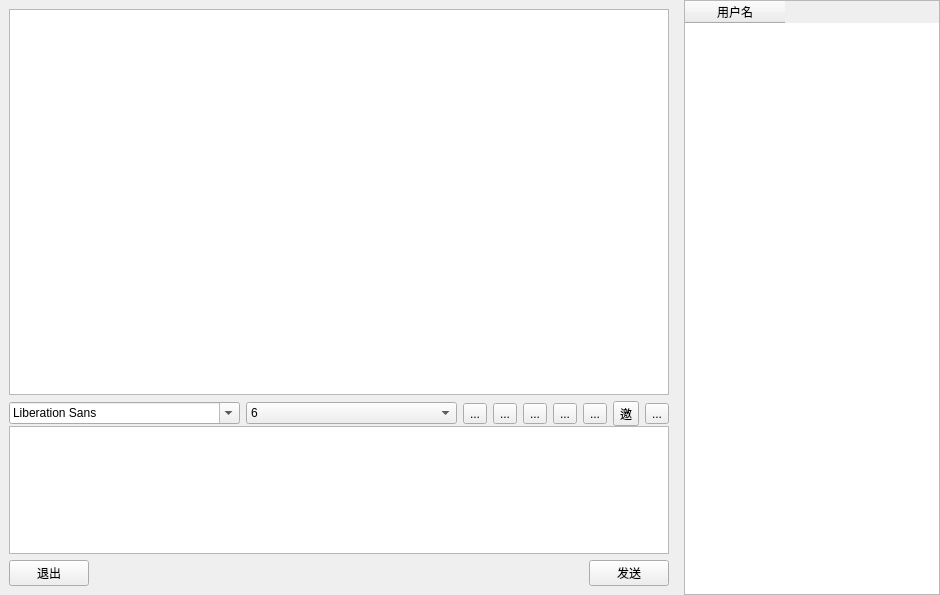
<?xml version="1.0" encoding="UTF-8"?>
<ui version="4.0">
 <class>Widget</class>
 <widget class="QWidget" name="Widget">
  <property name="geometry">
   <rect>
    <x>0</x>
    <y>0</y>
    <width>940</width>
    <height>595</height>
   </rect>
  </property>
  <property name="windowTitle">
   <string>Widget</string>
  </property>
  <layout class="QHBoxLayout" name="horizontalLayout_5">
   <property name="leftMargin">
    <number>0</number>
   </property>
   <property name="topMargin">
    <number>0</number>
   </property>
   <property name="rightMargin">
    <number>0</number>
   </property>
   <property name="bottomMargin">
    <number>0</number>
   </property>
   <item>
    <widget class="QWidget" name="widget_8" native="true">
     <layout class="QHBoxLayout" name="horizontalLayout_4">
      <property name="leftMargin">
       <number>0</number>
      </property>
      <property name="topMargin">
       <number>0</number>
      </property>
      <property name="rightMargin">
       <number>0</number>
      </property>
      <property name="bottomMargin">
       <number>0</number>
      </property>
      <item>
       <widget class="QWidget" name="widget_2" native="true">
        <layout class="QVBoxLayout" name="verticalLayout_4">
         <item>
          <widget class="QWidget" name="widget_5" native="true">
           <layout class="QVBoxLayout" name="verticalLayout_3">
            <property name="spacing">
             <number>0</number>
            </property>
            <property name="leftMargin">
             <number>0</number>
            </property>
            <property name="topMargin">
             <number>0</number>
            </property>
            <property name="rightMargin">
             <number>0</number>
            </property>
            <property name="bottomMargin">
             <number>0</number>
            </property>
            <item>
             <widget class="QWidget" name="widget_3" native="true">
              <layout class="QVBoxLayout" name="verticalLayout">
               <property name="leftMargin">
                <number>0</number>
               </property>
               <property name="topMargin">
                <number>0</number>
               </property>
               <property name="rightMargin">
                <number>0</number>
               </property>
               <property name="bottomMargin">
                <number>0</number>
               </property>
               <item>
                <widget class="QWidget" name="widget" native="true">
                 <layout class="QHBoxLayout" name="horizontalLayout">
                  <property name="leftMargin">
                   <number>0</number>
                  </property>
                  <property name="topMargin">
                   <number>0</number>
                  </property>
                  <property name="rightMargin">
                   <number>0</number>
                  </property>
                  <property name="bottomMargin">
                   <number>0</number>
                  </property>
                  <item>
                   <widget class="QTextBrowser" name="MsgBrowser">
                    <property name="sizePolicy">
                     <sizepolicy hsizetype="Expanding" vsizetype="MinimumExpanding">
                      <horstretch>0</horstretch>
                      <verstretch>0</verstretch>
                     </sizepolicy>
                    </property>
                   </widget>
                  </item>
                 </layout>
                </widget>
               </item>
               <item>
                <widget class="QFrame" name="frame_2">
                 <property name="frameShape">
                  <enum>QFrame::Shape::NoFrame</enum>
                 </property>
                 <layout class="QHBoxLayout" name="horizontalLayout_2">
                  <property name="leftMargin">
                   <number>0</number>
                  </property>
                  <property name="topMargin">
                   <number>0</number>
                  </property>
                  <property name="rightMargin">
                   <number>0</number>
                  </property>
                  <property name="bottomMargin">
                   <number>0</number>
                  </property>
                  <item>
                   <widget class="QFontComboBox" name="fontComboBox"/>
                  </item>
                  <item>
                   <widget class="QComboBox" name="sizeBox">
                    <item>
                     <property name="text">
                      <string>6</string>
                     </property>
                    </item>
                    <item>
                     <property name="text">
                      <string>7</string>
                     </property>
                    </item>
                    <item>
                     <property name="text">
                      <string>8</string>
                     </property>
                    </item>
                    <item>
                     <property name="text">
                      <string>9</string>
                     </property>
                    </item>
                    <item>
                     <property name="text">
                      <string>10</string>
                     </property>
                    </item>
                    <item>
                     <property name="text">
                      <string>11</string>
                     </property>
                    </item>
                    <item>
                     <property name="text">
                      <string>12</string>
                     </property>
                    </item>
                    <item>
                     <property name="text">
                      <string>13</string>
                     </property>
                    </item>
                    <item>
                     <property name="text">
                      <string>14</string>
                     </property>
                    </item>
                    <item>
                     <property name="text">
                      <string>15</string>
                     </property>
                    </item>
                    <item>
                     <property name="text">
                      <string>16</string>
                     </property>
                    </item>
                   </widget>
                  </item>
                  <item>
                   <widget class="QToolButton" name="strongButton">
                    <property name="toolTip">
                     <string>加粗</string>
                    </property>
                    <property name="text">
                     <string>...</string>
                    </property>
                    <property name="icon">
                     <iconset resource="log.qrc">
                      <normaloff>:/Header/images/strong.png</normaloff>:/Header/images/strong.png</iconset>
                    </property>
                    <property name="iconSize">
                     <size>
                      <width>24</width>
                      <height>19</height>
                     </size>
                    </property>
                    <property name="checkable">
                     <bool>true</bool>
                    </property>
                   </widget>
                  </item>
                  <item>
                   <widget class="QToolButton" name="underlineButton">
                    <property name="toolTip">
                     <string>下划线</string>
                    </property>
                    <property name="text">
                     <string>...</string>
                    </property>
                    <property name="icon">
                     <iconset resource="log.qrc">
                      <normaloff>:/Header/images/underline.png</normaloff>:/Header/images/underline.png</iconset>
                    </property>
                    <property name="iconSize">
                     <size>
                      <width>24</width>
                      <height>19</height>
                     </size>
                    </property>
                    <property name="checkable">
                     <bool>true</bool>
                    </property>
                   </widget>
                  </item>
                  <item>
                   <widget class="QToolButton" name="itllicButton">
                    <property name="toolTip">
                     <string>斜体</string>
                    </property>
                    <property name="text">
                     <string>...</string>
                    </property>
                    <property name="icon">
                     <iconset resource="log.qrc">
                      <normaloff>:/Header/images/italic.png</normaloff>:/Header/images/italic.png</iconset>
                    </property>
                    <property name="iconSize">
                     <size>
                      <width>24</width>
                      <height>19</height>
                     </size>
                    </property>
                    <property name="checkable">
                     <bool>true</bool>
                    </property>
                   </widget>
                  </item>
                  <item>
                   <widget class="QToolButton" name="fileButton">
                    <property name="toolTip">
                     <string>文件</string>
                    </property>
                    <property name="text">
                     <string>...</string>
                    </property>
                    <property name="icon">
                     <iconset resource="log.qrc">
                      <normaloff>:/Header/images/file.png</normaloff>:/Header/images/file.png</iconset>
                    </property>
                    <property name="iconSize">
                     <size>
                      <width>24</width>
                      <height>19</height>
                     </size>
                    </property>
                    <property name="checkable">
                     <bool>false</bool>
                    </property>
                   </widget>
                  </item>
                  <item>
                   <widget class="QToolButton" name="clearButton">
                    <property name="toolTip">
                     <string>清空</string>
                    </property>
                    <property name="text">
                     <string>...</string>
                    </property>
                    <property name="icon">
                     <iconset resource="log.qrc">
                      <normaloff>:/Header/images/clear.png</normaloff>:/Header/images/clear.png</iconset>
                    </property>
                    <property name="iconSize">
                     <size>
                      <width>24</width>
                      <height>19</height>
                     </size>
                    </property>
                    <property name="checkable">
                     <bool>false</bool>
                    </property>
                   </widget>
                  </item>
                  <item>
                   <widget class="QToolButton" name="invitebtn">
                    <property name="text">
                     <string>邀</string>
                    </property>
                   </widget>
                  </item>
                  <item>
                   <widget class="QToolButton" name="bannedBtn">
                    <property name="toolTip">
                     <string>窗口抖动</string>
                    </property>
                    <property name="text">
                     <string>...</string>
                    </property>
                    <property name="icon">
                     <iconset resource="log.qrc">
                      <normaloff>:/Header/images/banned.png</normaloff>:/Header/images/banned.png</iconset>
                    </property>
                    <property name="iconSize">
                     <size>
                      <width>24</width>
                      <height>19</height>
                     </size>
                    </property>
                    <property name="checkable">
                     <bool>false</bool>
                    </property>
                   </widget>
                  </item>
                 </layout>
                </widget>
               </item>
              </layout>
             </widget>
            </item>
            <item>
             <widget class="QWidget" name="widget_4" native="true">
              <layout class="QVBoxLayout" name="verticalLayout_2">
               <property name="leftMargin">
                <number>0</number>
               </property>
               <property name="topMargin">
                <number>0</number>
               </property>
               <property name="rightMargin">
                <number>0</number>
               </property>
               <property name="bottomMargin">
                <number>0</number>
               </property>
               <item>
                <widget class="QTextEdit" name="msgTextEdit">
                 <property name="sizePolicy">
                  <sizepolicy hsizetype="Expanding" vsizetype="Preferred">
                   <horstretch>0</horstretch>
                   <verstretch>0</verstretch>
                  </sizepolicy>
                 </property>
                 <property name="maximumSize">
                  <size>
                   <width>16777215</width>
                   <height>128</height>
                  </size>
                 </property>
                </widget>
               </item>
              </layout>
             </widget>
            </item>
           </layout>
          </widget>
         </item>
         <item>
          <widget class="QWidget" name="widget_6" native="true">
           <layout class="QHBoxLayout" name="horizontalLayout_3">
            <property name="leftMargin">
             <number>0</number>
            </property>
            <property name="topMargin">
             <number>0</number>
            </property>
            <property name="rightMargin">
             <number>0</number>
            </property>
            <property name="bottomMargin">
             <number>0</number>
            </property>
            <item>
             <widget class="QPushButton" name="quitButton">
              <property name="text">
               <string>退出</string>
              </property>
             </widget>
            </item>
            <item>
             <spacer name="horizontalSpacer">
              <property name="orientation">
               <enum>Qt::Orientation::Horizontal</enum>
              </property>
              <property name="sizeHint" stdset="0">
               <size>
                <width>40</width>
                <height>20</height>
               </size>
              </property>
             </spacer>
            </item>
            <item>
             <spacer name="horizontalSpacer_2">
              <property name="orientation">
               <enum>Qt::Orientation::Horizontal</enum>
              </property>
              <property name="sizeHint" stdset="0">
               <size>
                <width>40</width>
                <height>20</height>
               </size>
              </property>
             </spacer>
            </item>
            <item>
             <widget class="QPushButton" name="sendButton">
              <property name="text">
               <string>发送</string>
              </property>
             </widget>
            </item>
           </layout>
          </widget>
         </item>
        </layout>
       </widget>
      </item>
      <item>
       <widget class="QWidget" name="Tablewidget" native="true">
        <layout class="QVBoxLayout" name="verticalLayout_5">
         <property name="leftMargin">
          <number>0</number>
         </property>
         <property name="topMargin">
          <number>0</number>
         </property>
         <property name="rightMargin">
          <number>0</number>
         </property>
         <property name="bottomMargin">
          <number>0</number>
         </property>
         <item>
          <widget class="QTableWidget" name="userTable">
           <property name="sizePolicy">
            <sizepolicy hsizetype="Preferred" vsizetype="Expanding">
             <horstretch>0</horstretch>
             <verstretch>0</verstretch>
            </sizepolicy>
           </property>
           <column>
            <property name="text">
             <string>用户名</string>
            </property>
           </column>
          </widget>
         </item>
        </layout>
       </widget>
      </item>
     </layout>
    </widget>
   </item>
  </layout>
 </widget>
 <resources>
  <include location="log.qrc"/>
 </resources>
 <connections/>
</ui>
